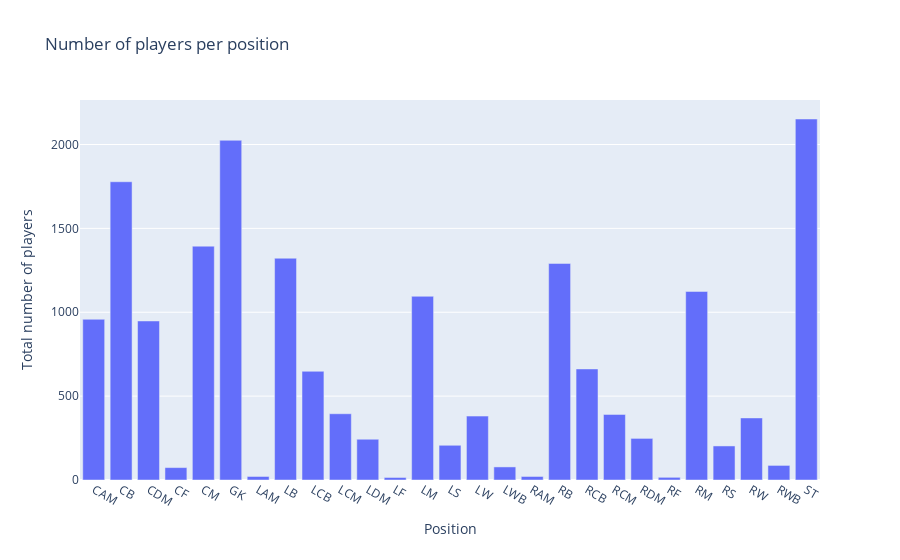

The notebook cell saved with this chart:
### Markdown cell above
## Display the distribution of the positions of all players in Fifa 2019.
- 'position' - players playing position on ground.

### Code cell
dis_position = data.filter(['ID','Position'])
dis_position = pd.DataFrame(dis_position.groupby(['Position']).ID.count())
dis_position.reset_index(level=0,inplace=True)
fig = px.bar(x=dis_position.Position, y=dis_position.ID,labels={'x':'Position','y':'Total number of players'},
            title='Number of players per position')
fig.show()

### Figure 1 — Plotly figure (JSON) as saved in the notebook; plotly's stock layout.template omitted (floating-point values rounded to 4 significant figures)
{"data": [{"alignmentgroup": "True", "hovertemplate": "Position=%{x}<br>Total number of players=%{y}<extra></extra>", "legendgroup": "", "marker": {"color": "#636efa"}, "name": "", "offsetgroup": "", "orientation": "v", "showlegend": false, "textposition": "auto", "type": "bar", "x": ["CAM", "CB", "CDM", "CF", "CM", "GK", "LAM", "LB", "LCB", "LCM", "LDM", "LF", "LM", "LS", "LW", "LWB", "RAM", "RB", "RCB", "RCM", "RDM", "RF", "RM", "RS", "RW", "RWB", "ST"], "xaxis": "x", "y": [958, 1778, 948, 74, 1394, 2025, 21, 1322, 648, 395, 243, 15, 1095, 207, 381, 78, 21, 1291, 662, 391, 248, 16, 1124, 203, 370, 87, 2152], "yaxis": "y"}], "layout": {"autosize": true, "barmode": "relative", "legend": {"tracegroupgap": 0}, "title": {"text": "Number of players per position"}, "xaxis": {"anchor": "y", "autorange": true, "domain": [0, 1], "range": [-0.5, 26.5], "title": {"text": "Position"}, "type": "category"}, "yaxis": {"anchor": "x", "autorange": true, "domain": [0, 1], "range": [0, 2265.0], "title": {"text": "Total number of players"}, "type": "linear"}}}
